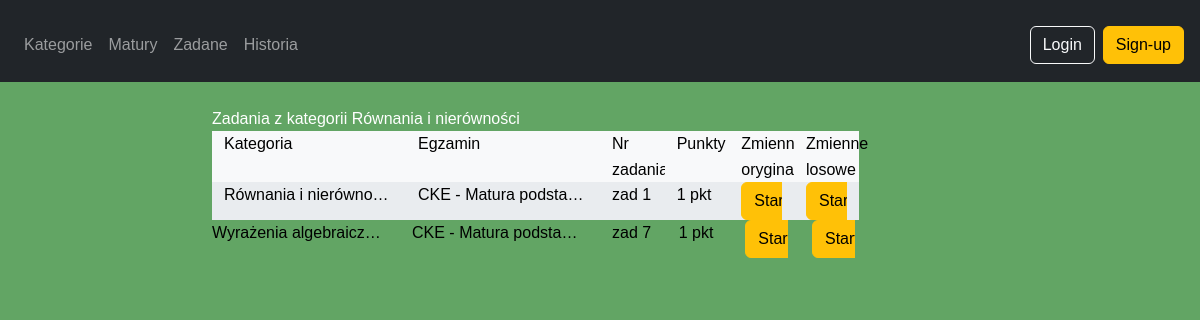
Page /matematyka/category/3/tasks/ on the committed database.
### matematyka/models.py (models this page shows, shortened)
class Category(models.Model):
    name = models.CharField(max_length=100, unique=True)

class Task(models.Model):
    content = models.TextField()
    points = models.IntegerField(null=True, blank=True)
    category = models.ManyToManyField(Category, related_name='tasks')
    task_group = models.ForeignKey(TaskGroup, on_delete=models.SET_NULL,blank=True,null=True, related_name='tasks')
    task_level = models.ForeignKey(TaskLevel, on_delete=models.SET_NULL,blank=True,null=True, related_name='tasks')
    exam_date = models.DateField(null=True, blank=True)
    source = models.ForeignKey(Source, on_delete=models.SET_NULL, null=True, blank=True, related_name='tasks')
    hint = models.TextField(null=True, blank=True)
    sub_number = models.CharField(max_length=10, null=True, blank=True)
    task_type = models.ForeignKey(TaskType, on_delete=models.SET_NULL, null=True, blank=True, related_name='tasks')

class Source(models.Model):
    name = models.CharField(max_length=100, unique=True)
    def __str__(self):
        return self.name

class TaskLevel(models.Model):
    exam_level = models.CharField(max_length=100, null=True, blank=True)
    school_level = models.CharField(max_length=100, null=True, blank=True)
    class_number = models.IntegerField(null=True, blank=True)
    class Meta:
        unique_together = (('exam_level', 'school_level', 'class_number'),)

### matematyka/views.py (the view)
# urls.py: path('category/<int:pk>/tasks/', views.CategoryTasksView.as_view(), name='category_tasks'),
class CategoryTasksView(generic.DetailView):
    model = Category
    template_name = 'matematyka/category_tasks.html'
    context_object_name = 'category'
    def get(self, request, *args, **kwargs):
        self.object = self.get_object()
        request.session['origin'] = {
            'type': 'category',
            'id': self.object.id
        }
        context = self.get_context_data(object=self.object)
        return self.render_to_response(context)
    def get_context_data(self, **kwargs):
        context = super().get_context_data(**kwargs)
        category_tasks = self.object.tasks.prefetch_related('category').all()
        issues = Issue.objects.filter(task__category=self.object)
        user = self.request.user if self.request.user.is_authenticated else None
        user_answers = UserAnswer.objects.filter(
            issue__in=issues,
            user=user
        ).select_related('issue', 'issue__task').prefetch_related('answer_options').distinct()
        assigned_tasks = AssignedTask.objects.filter(
            user=user, task__in=category_tasks
            ).prefetch_related(Prefetch(
                'task__issues__user_answers',
                 queryset=UserAnswer.objects.filter(
                     user = user,
                     ).select_related('issue__task', 'user').prefetch_related('answer_options')))
        assigned_by_task = {at.task_id: at for at in assigned_tasks}
        total_attempts_original = defaultdict(int)
        correct_attempts_original = defaultdict(int)
        total_attempts_random = defaultdict(int)
        correct_attempts_random = defaultdict(int)
        for ua in user_answers:
            answer_option = ua.answer_options.first()
            if answer_option:
                if ua.issue.variable_is_random:
                    total_attempts_random[ua.issue.task_id] += 1
                    if answer_option.is_correct:
                        correct_attempts_random[ua.issue.task_id] += 1
                else:
                    total_attempts_original[ua.issue.task_id] += 1
                    if answer_option.is_correct:
                        correct_attempts_original[ua.issue.task_id] += 1
        tasks = []
        for task in category_tasks:
            tasks.append({
                'task': task,
                'category': self.object,
                'total_attempts_original': total_attempts_original[task.id],
                'correct_attempts_original': correct_attempts_original[task.id],
                'total_attempts_random': total_attempts_random[task.id],
                'correct_attempts_random': correct_attempts_random[task.id],
            })
            assigned = assigned_by_task.get(task.id)
            if assigned:
                tasks[-1]['is_assigned'] = True
                is_completed = assigned.completion_date
                tasks[-1]['is_completed'] = is_completed
                tasks[-1]['deadline'] = assigned.deadline if not is_completed else None
                overdue = assigned.deadline < timezone.now() if assigned.deadline else False
                tasks[-1]['overdue'] = overdue
            else:
                tasks[-1]['is_assigned'] = False
                tasks[-1]['is_completed'] = False
                tasks[-1]['deadline'] = None
                tasks[-1]['overdue'] = False
        context['tasks'] = tasks
        context['view_type'] = 'category'
        return context

### matematyka/templates/matematyka/category_tasks.html (shortened to what this page needs)
{% extends 'base.html' %}
{% block content %}
{% block title %}
{% if view_type == 'category' %}
Zadania z kategorii {{ category.name }}
{% elif view_type == 'exam' %}
Zadania z egzaminu {{ exam_level }}, {{ exam_date }} ({{  source }} )
{% elif view_type == 'assigned' %}
Zadania przypisane użytkownikowi {{ user.username }}
{% endif %}
{% endblock %}
<div class="container custom-grid text-black">
    <div class="row">
        <div class="col-lg-3">Kategoria</div>
        <div class="col-lg-3">Egzamin</div>
        <div class="col-lg-1">Nr zadania</div>
        <div class="col-lg-1">Punkty</div>
        <div class="col-lg-1">Zmienne oryginalne</div>
        <div class="col-lg-1">Zmienne losowe</div>
    </div>
    {% for task in tasks %}
    <div class="row">
        <div class="col-lg-3">
            <div class="list-group-item list-group-item-action short-content text-black">
                {% for cat in task.task.category.all %}
                {{ cat.name }},
                {% endfor %}
            </div>
        </div>
        <div class="col-lg-3">
            <div class="list-group-item list-group-item-action short-content text-black">
                {{ task.task.source }} - {{ task.task.task_level.exam_level }}, {{ task.task.exam_date }}
            </div>
        </div>
        <div class="col-lg-1">
            <div class="list-group-item list-group-item-action short-content text-black">
                zad {{ task.task.sub_number }}
            </div>
        </div>
        <div class="col-lg-1">
            <div class="list-group-item list-group-item-action short-content text-black">
                {{ task.task.points }} pkt
            </div>
        </div>
        <div class="col-lg-1">
            <div class="list-group-item list-group-item-action short-content text-black">
                <a href="{% url 'start_issue' task.task.id %}" class="btn btn-warning">
                    {% if user.is_authenticated %}
                    {{ task.total_attempts_original }} / {{ task.correct_attempts_original }}
                    {% else %}
                    Start
                    {% endif %}
                </a>
            </div>
        </div>
        <div class="col-lg-1">
            <div class="list-group-item list-group-item-action short-content text-black">
                <a href="{% url 'start_issue' task.task.id %}?random=true" class="btn btn-warning">
                    {% if user.is_authenticated %}
                    {{ task.total_attempts_random }} / {{ task.correct_attempts_random }}
                    {% else %}
                    Start
                    {% endif %}
                </a>
            </div>
        </div>
        </div>
    </div>
    {% endfor %}
</div>
{% endblock %}

### matematyka/static/matematyka/css/style.css (style rules this page uses)
* { margin: 0; padding: 0; box-sizing: border-box; }
html, body { background-color: rgb(98, 165, 100); color: white; font-family: Arial, Helvetica, sans-serif; line-height: 1.6; }
a { color: white; text-decoration: none; }
.short-content { white-space: nowrap; overflow: hidden; text-overflow: ellipsis; }
.custom-grid .row:nth-child(odd)>[class^="col-"] { background-color: #f8f9fa; }
.custom-grid .row:nth-child(even)>[class^="col-"] { background-color: #e9ecef; }

### rows in the picture
Category: name "Równania i nierówności", name "Równania i nierówno…"
Task: task.source "CKE", task.task_level.exam_level "Matura podsta…", task.sub_number "1", task.points "1"
Task: task.source "CKE", task.task_level.exam_level "Matura podsta…", task.sub_number "7", task.points "1"
Category: name "Wyrażenia algebraicz…"
